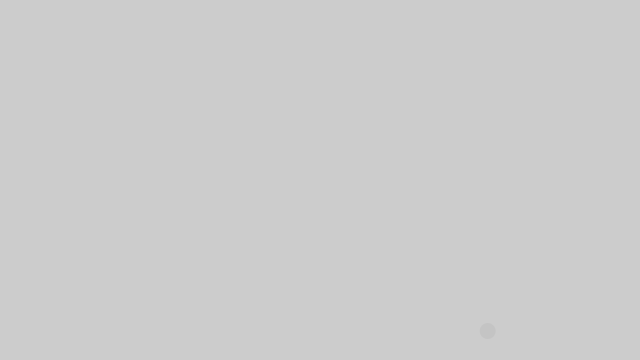
Frame 1 (no input)
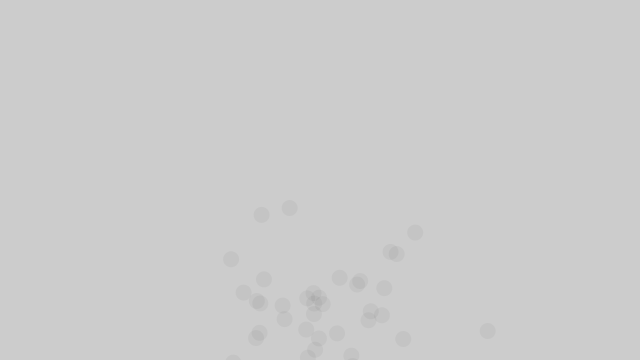
Frame 60 (the mouse pressed at the canvas centre just before this capture)
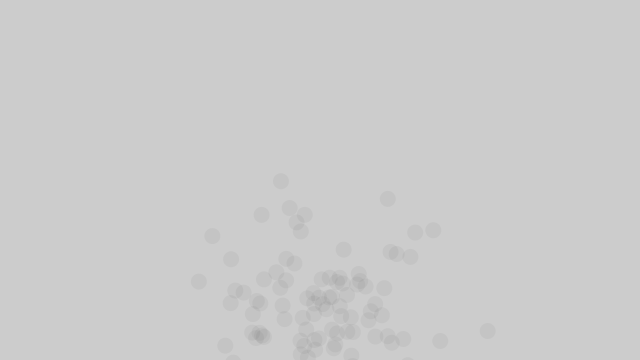
Frame 120 (the mouse held since frame 60 and released just before this capture)

The Processing sketch that drew these frames (run headless with seeded random() and noise(); from frame 60 on, the mouse is pressed at the canvas centre):

// Processing sketch: NormalDistribution
// ── NormalDistribution.pde
import java.util.Random;

Random generator;
void setup() {
  
    size(640,360);
    generator = new Random();
}

float getGaussianPoint() {
 float num = (float) generator.nextGaussian(); 
 float sd = 60;
 float mean = 320;
 return sd * num + mean; 
}

float[] getSplatterPoint() {
 float numx = (float) generator.nextGaussian(); 
 float numy = (float) generator.nextGaussian(); 
 float sd = 60;
 float mean = 320;
 
 float[] points = new float[2];
 points[0] = sd * numx + mean;
 points[1] = sd * numy + mean;
 
 return points;
}

color getSplatterColor() {
 float numr = (float) generator.nextGaussian(); 
 float numg = (float) generator.nextGaussian();
 float numb = (float) generator.nextGaussian(); 

 float sd = 60;
 float mean = 320;
 
 float[] points = new float[3];
 points[0] = sd * numr + mean;
 points[1] = sd * numg + mean;
 points[2] = sd * numb + mean;

  return color(numr, numg, numb);
}

void draw() { 
 noStroke();
 color fillCol = getSplatterColor();
 fill(fillCol, 10);
 //ellipse(getGaussianPoint(), 180, 16, 16);
 float[] point = getSplatterPoint();
 ellipse(point[0], point[1], 16, 16);
}
